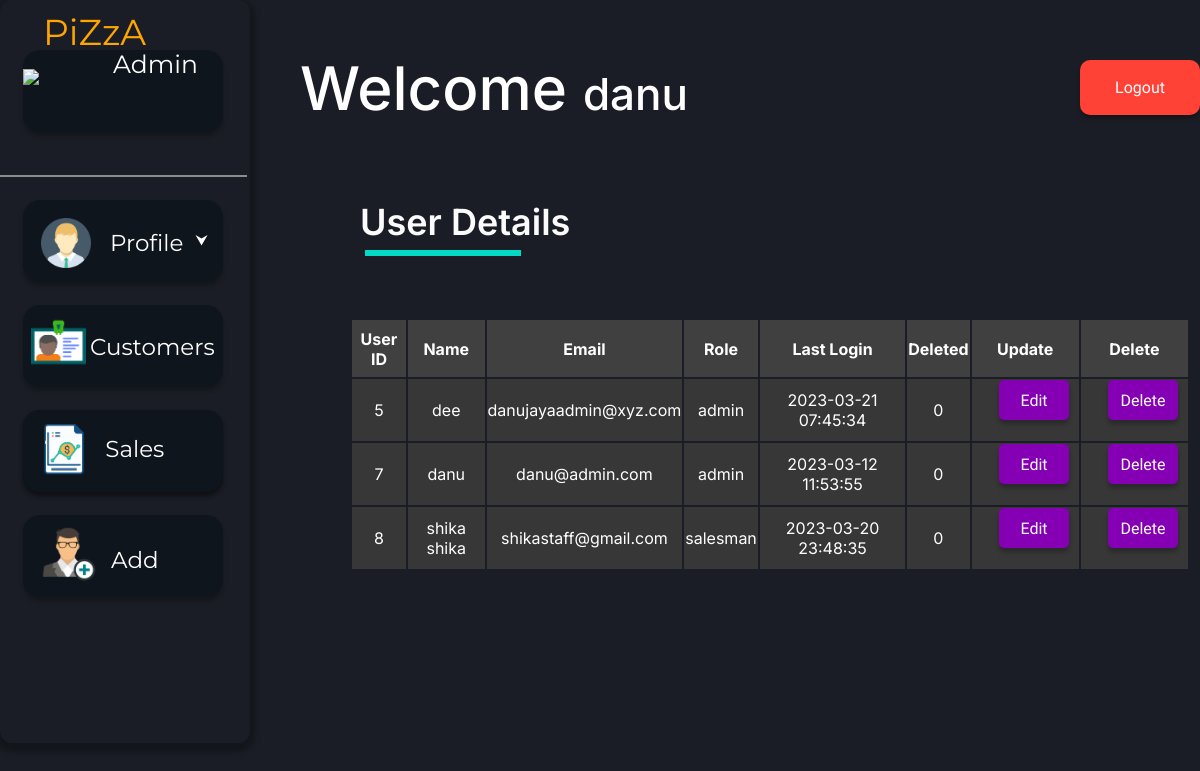
The app's page /admin.php (signed in) with its own data.
### tables this page shows
CREATE TABLE `crm_users` (
  `id` int(10) NOT NULL,
  `name` varchar(255) NOT NULL,
  `email` varchar(50) NOT NULL,
  `password` varchar(50) NOT NULL,
  `roles` enum('admin','salesman') NOT NULL,
  `lastLogin` datetime NOT NULL DEFAULT current_timestamp(),
  `deleted` tinyint(4) NOT NULL DEFAULT 0
);

### admin.php (the view, shortened to what this page needs)
<?php require_once('./phpFunc/connection/connect.php'); ?>
<?php
$sql = "SELECT * FROM crm_users ORDER BY id ASC";
mysqli_query($connection, $sql);
$result = mysqli_query($connection,$sql);
?>
<!DOCTYPE html>
<html lang="en">
<head>
        <link href="./styles/businessUser/main.css" rel="stylesheet">
        <link href="./styles/businessUser/add.css" rel="stylesheet">
</head>
<body>
<div>
<span class="wel-msg"><p>Welcome <span style="font-size:44px;"><?php echo $_SESSION["name"]; ?></span></p></span>
<span class="sub-head">User Details</span> <div class="sub-line"></div>
<span><a href="./phpFunc/functions/businessUser/logout.php"><button class="log_out-button">Logout</button> </a></span>
</div>
<div class="menu">
<div class="piza-staff"><img class="piza-logo" src="./assets/img/logo.png">
<span class="menu-text" style="color:orange;">PiZzA</span><br><span class="menu-text" style="font-size:25px; color:white; postion:relative; left:90px; bottom:45px;">Admin</span>
</div>
 <div class="menu-line"></div>
<button class="pro-view">
      <img class="pro-avatar" src="./assets/img/pro_avatar.png">
      <span class="pro-text">Profile </span>
</button>
<a href="./adminCustomerView.php"><button class="sales-but">
<button  class="cus-but">
      <img class="cus-logo" src="./assets/img/cus_det.png">
      <span class="cus-text">Customers</span>
</button>
</a>
<a href="./adminSalesView.php"><button class="sales-but">
      <img class="sales-logo" src="./assets/img/sales.png">
      <span class="sales-text">Sales </span>
</button></a>
<button onclick="document.getElementById('addform').style.display='block'" class="add-but">
      <img class="add-logo" src="./assets/img/add_cus.png">
      <span class="add-text">Add</span>
</button>
</div>
<table border="0" class="table_dec">
<tr bgcolor="#404040">
<th>User ID</th>
<th>Name</th>
<th>Email</th>
<th>Role</th>
<th>Last Login</th>
<th>Deleted</th>
<th>Update</th>
<th>Delete</th>
</tr>
<?php
while ($row = mysqli_fetch_assoc($result)) {
    echo "
        <tr bgcolor='#373737'>
            <td>" . $row['id'] . "</td>
            <td>" . $row['name'] . "</td>
            <td>" . $row['email'] . "</td>
            <td>" . $row['roles'] . "</td>
            <td>" . $row['lastLogin'] . "</td>
            <td>" . $row['deleted'] . "</td>
            <td>&nbsp;&nbsp;&nbsp;&nbsp;<a href='./phpFunc/functions/admin/update.php?user_id=".$row['id']."'><button class='edit-button' role='button'>Edit</button> </a>&nbsp;&nbsp;&nbsp;&nbsp;</td>
            <td>&nbsp;&nbsp;&nbsp;&nbsp;<a href='./phpFunc/functions/admin/update.php?user_id=".$row['id']."'><button class='edit-button' role='button'>Delete</button> </a>&nbsp;&nbsp;&nbsp;&nbsp;</td>
        </tr>";
}
?>
</table>
</body>
</html>

### styles/businessUser/main.css (style rules this page uses)
body { background-color: #1A1D25; margin: 0px 0 10px; width: 100%; height: 100%; }
.table_dec { font-family: 'Inter', sans-serif; padding-bottom: 50px; box-sizing: border-box; text-align: center; border-color:#27262C; border: 0px solid #5B5B5B; color:white; position: relative; left: 350px; bottom: 425px; width: 70%; height: auto; border-radius: 4px; }
th { height: 55px; }
.wel-msg { position: absolute; left: 300px; top: -10px; font-family: 'Inter'; font-style: normal; font-weight: 500; font-size: 60px; line-height: 77px; color: #FFFFFF; }
.sub-head { position: absolute; height: 38px; left: 360px; top: 200px; font-family: 'Inter'; font-style: normal; font-weight: 600; font-size: 36px; line-height: 44px; color: #FBFBFB; }
.sub-line { border: 3px solid #03DAC5; width:150px; position: absolute; left: 365px; top: 250px; }
.menu { position: -webkit-sticky; position: sticky; width: 250px; height:743px; left: 0px; top: 0px; background: #1A1D25; box-shadow: 0px 4px 5px 5px rgba(0, 0, 0, 0.25); border-radius: 12px; z-index:4; }
.piza-logo { height: auto; width: 80px; }
.piza-staff { position: absolute; width: 200px; height: 82px; left: 23px; top: 50px; background: #0F151C; box-shadow: 0px 4px 4px rgba(0, 0, 0, 0.25); border-radius: 17px; }
.menu-text { font-family: "Montserrat", sans-serif; font-size:36px; position:relative; bottom:40px; }
.menu-line { border: 1px solid #8C8C8C; width:245px; position: relative; top:175px; }
.pro-view { position: absolute; width: 200px; height: 82px; left: 23px; top: 200px; outline:0; border:0; background: #0F151C; box-shadow: 0px 4px 4px rgba(0, 0, 0, 0.25); border-radius: 17px; }
.pro-avatar { height: auto; width: 50px; position: relative; left:-10px; top:5px; }
.pro-text { font-family: "Montserrat", sans-serif; font-size:23px; position:relative; bottom:12px; left:5px; color:white; cursor:default; }
.pro-view:after { content: '\2B9F'; color: white; font-weight: bold; float: right; margin-left: 5px; position: relative; top:20px; right:10px; }
.sales-but { position: absolute; width: 200px; height: 82px; left: 23px; top: 410px; outline:0; border:0; background: #0F151C; box-shadow: 0px 4px 4px rgba(0, 0, 0, 0.25); border-radius: 17px; }
.sales-logo { height: auto; width: 90px; position: relative; left:-28px; top:1px; }
.sales-text { font-family: "Montserrat", sans-serif; font-size:23px; position:relative; bottom:20px; left:-35px; color:white; cursor:default; }
.add-but { position: absolute; width: 200px; height: 82px; left: 23px; top: 515px; outline:0; border:0; background: #0F151C; box-shadow: 0px 4px 4px rgba(0, 0, 0, 0.25); border-radius: 17px; }
.add-logo { height: auto; width: 70px; position: relative; left:-28px; top:1px; }
.add-text { font-family: "Montserrat", sans-serif; font-size:23px; position:relative; bottom:20px; left:-25px; color:white; cursor:default; }
.cus-but { position: absolute; width: 200px; height: 82px; left: 23px; top: 305px; outline:0; border:0; background: #0F151C; box-shadow: 0px 4px 4px rgba(0, 0, 0, 0.25); border-radius: 17px; }
.cus-logo { height: auto; width: 55px; position: relative; left:0px; top:0px; }
.cus-text { font-family: "Montserrat", sans-serif; font-size:23px; position:relative; bottom:16px; left:-0px; color:white; cursor:default; }
.edit-button { appearance: none; background-color: #8500B4; border: 0px solid #1A1A1A; border-radius: 5px; box-sizing: border-box; color: #FFFFFF; cursor: pointer; display: inline-block; font-family: 'Exo', sans-serif; font-size: 16px; width: 70px; height: 40px; outline: none; text-align: center; text-decoration: none; transition: all 300ms cubic-bezier(.23, 1, 0.32, 1); user-select: none; -webkit-user-select: none; touch-action: manipulation; box-shadow: 0px 4px 4px rgba(0, 0, 0, 0.25); will-change: transform; }
.log_out-button { appearance: none; background-color: #FF4136; border: 0px solid #1A1A1A; border-radius: 10px; box-sizing: border-box; color: #FFFFFF; cursor: pointer; display: inline-block; font-family: 'Exo', sans-serif; font-size: 16px; width: 120px; height: 55px; outline: none; text-align: center; text-decoration: none; transition: all 300ms cubic-bezier(.23, 1, 0.32, 1); user-select: none; -webkit-user-select: none; touch-action: manipulation; box-shadow: 0px 4px 4px rgba(0, 0, 0, 0.25); will-change: transform; position: absolute; left: 90%; top: 60px; }

### records on screen
crm_users: id "5", name "dee", email "danujayaadmin@xyz.com", roles "admin", lastLogin "2023-03-21 07:45:34", deleted "0"
crm_users: id "7", name "danu", email "danu@admin.com", roles "admin", lastLogin "2023-03-12 11:53:55", deleted "0"
crm_users: id "8", name "shika shika", email "shikastaff@gmail.com", roles "salesman", lastLogin "2023-03-20 23:48:35", deleted "0"

### other values on screen
$_SESSION["name"] "danu"
